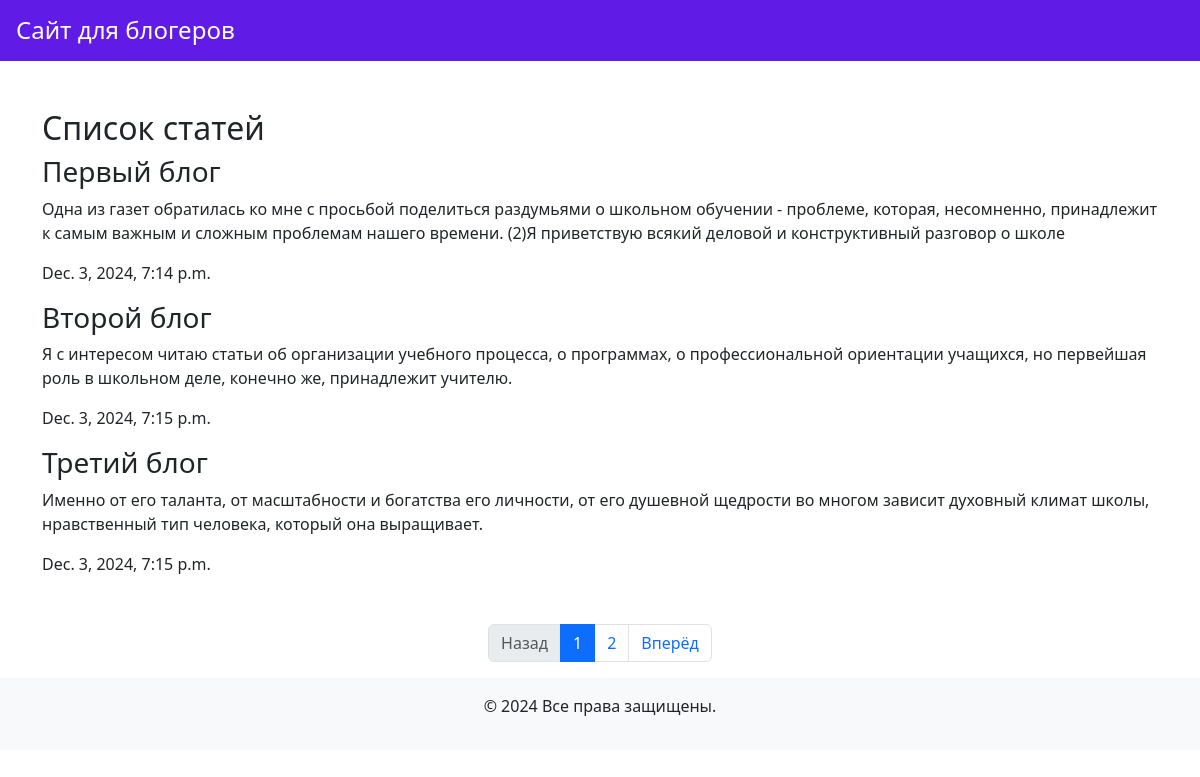
The page / on the database its author committed.
### testapp/models.py (models this page shows, shortened)
class Post(models.Model):
    title = models.CharField(max_length=200)
    content = models.TextField()
    created_at = models.DateTimeField(auto_now_add=True)

### testapp/views.py (the view)
# urls.py: path('', views.index),
def index(request):
    posts = Post.objects.all().order_by('created_at')
    paginator = Paginator(posts, 3)
    page_number = request.GET.get('page', 1)
    page_obj = paginator.get_page(page_number)
    return render(request, 'index.html', {'page_obj': page_obj})

### templates/index.html (shortened to what this page needs)
<!DOCTYPE html>
<html lang="en">
<head>
    <link
            href="https://cdn.jsdelivr.net/npm/bootstrap@5.3.0-alpha3/dist/css/bootstrap.min.css"
            rel="stylesheet">
</head>
<body>
<header class="p-3" style="background-color: #601ce6;">
    <div>
        <h1 class="h4 m-0">
    <a href="/" class="text-white text-decoration-none">Сайт для блогеров</a>
    </h1>
    </div>
</header>
<main class="container my-5">
    {% block content %}
    <h2>Список cтатей</h2>
    {% for posts in page_obj %}
        <h3>{{ posts.title }}</h3>
        <p>{{ posts.content }}</p>
        <p>{{ posts.created_at }}</p>
    {% endfor %}
    {% endblock %}
</main>
<nav class="mt-4">
<ul class="pagination justify-content-center">
    {% if page_obj.has_previous %}
    <li class="page-item">
        <a class="page-link" href="?page={{page_obj.previous_page_number }}">Назад</a></li>
    {% else %}
        <li class="page-item disabled">
        <span class="page-link">Назад</span></li>
    {% endif %}
{% for num in page_obj.paginator.page_range %}
    {% if num == page_obj.number %}
        <li class="page-item active">
        <span class="page-link">{{ num }}</span></li>
    {% elif num > page_obj.number|add:-2 and num < page_obj.number|add:2 %}
        <li class="page-item">
            <a class="page-link" href="?page={{ num }}">{{ num }}</a></li>
    {% endif %}
{% endfor %}
{% if page_obj.has_next %}
    <li class="page-item">
        <a class="page-link" href="?page={{ page_obj.next_page_number }}">Вперёд</a></li>
    {% else %}
    <li class="page-item disabled">
        <span class="page-link">Вперёд</span></li>
    {% endif %}
</ul>
</nav>
<footer class="bg-light text-center py-3">
    <p>© 2024 Все права защищены.</p></footer>
</body>
</html>

### rows shown on the page
Post: title "Первый блог", content "Одна из газет обратилась ко мне с просьбой поделиться раздумьями о школьном обучении - проблеме, которая, несомненно, принадлежит к самым важным и сложным проблемам нашего времени. (2)Я приветствую всякий деловой и конструктивный разговор о школе", created_at "Dec. 3, 2024, 7:14 p.m."
Post: title "Второй блог", content "Я с интересом читаю статьи об организации учебного процесса, о программах, о профессиональной ориентации учащихся, но первейшая роль в школьном деле, конечно же, принадлежит учителю.", created_at "Dec. 3, 2024, 7:15 p.m."
Post: title "Третий блог", content "Именно от его таланта, от масштабности и богатства его личности, от его душевной щедрости во многом зависит духовный климат школы, нравственный тип человека, который она выращивает.", created_at "Dec. 3, 2024, 7:15 p.m."

### other values the page prints
{{ num }} "1"
{{ num }} "2"
